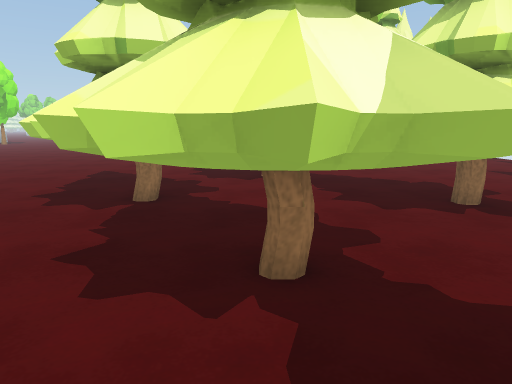
view 1 (above)

24 first-person views from a walk through a Unity game level. The camera is 1.4 m above the floor, tilts 10° down and sees 70° across. The floor is counted in squares, 1 m on a side. Each view is taken from the middle of a square. On the plan, view 1 faces up. The plan holds only what a view shows up to about 16 squares ahead; the rest is blank. The place goes on beyond the plan. The player is left out.

view 2
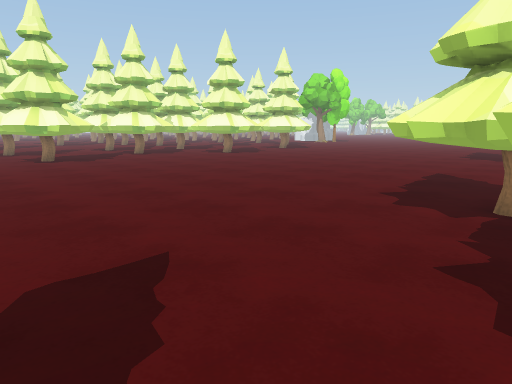

view 3
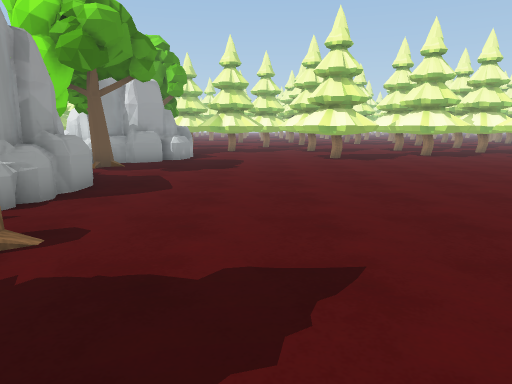

view 4
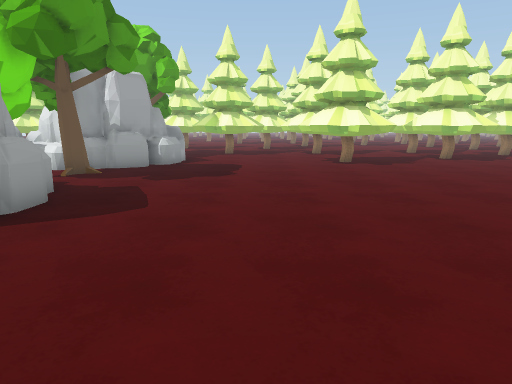

view 5
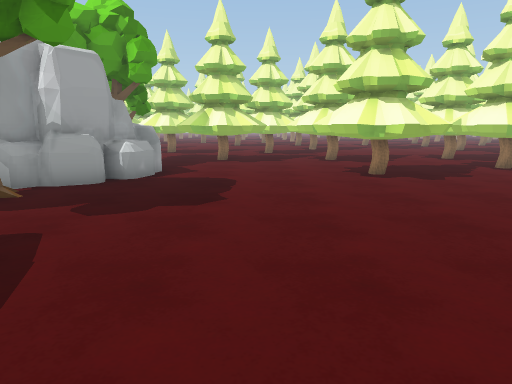

view 6
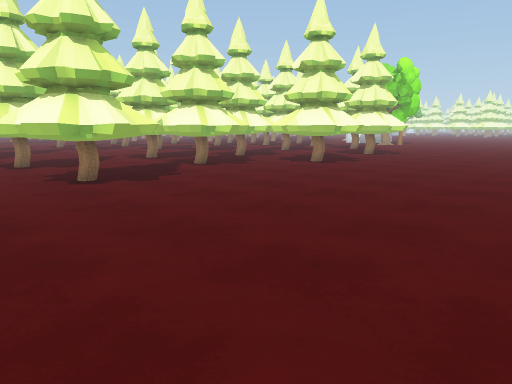

view 7
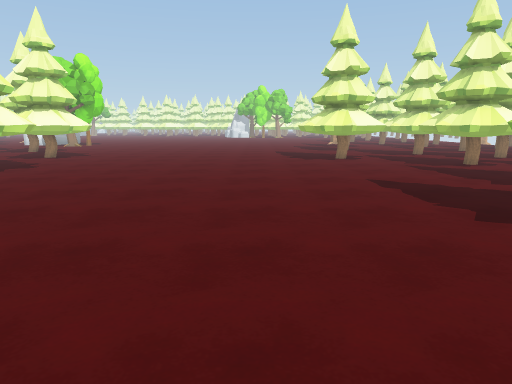

view 8
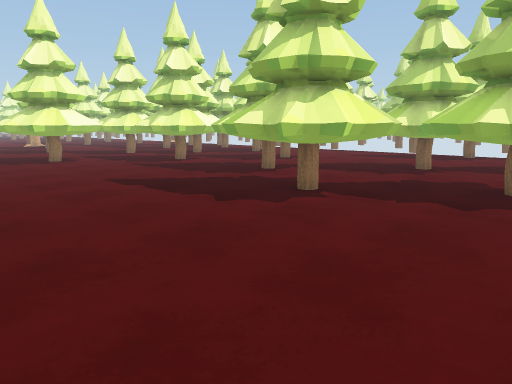

view 9
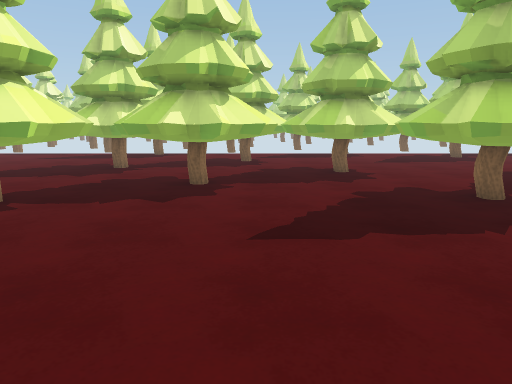

view 10
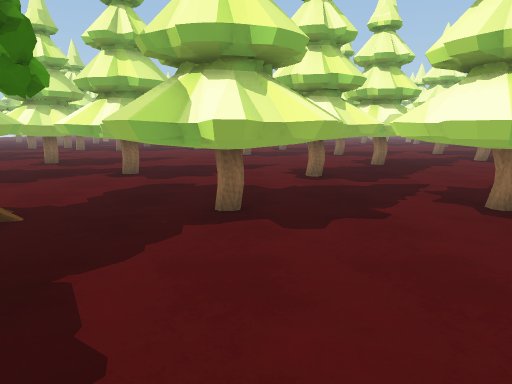

view 11
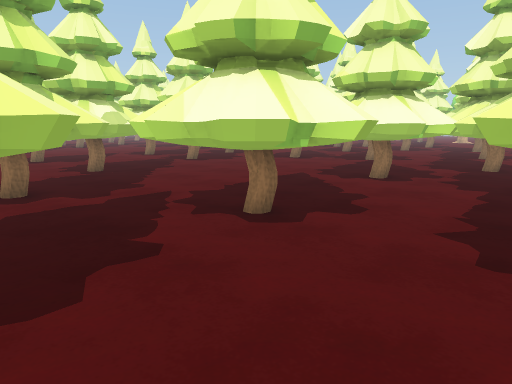

view 12
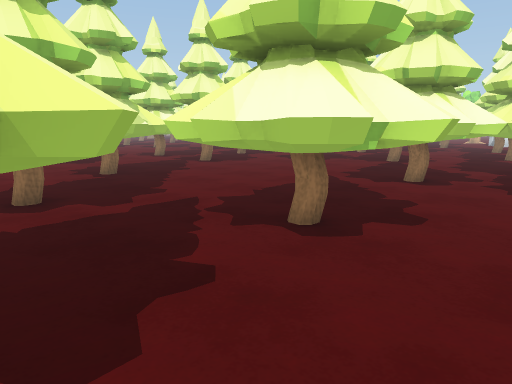

view 13
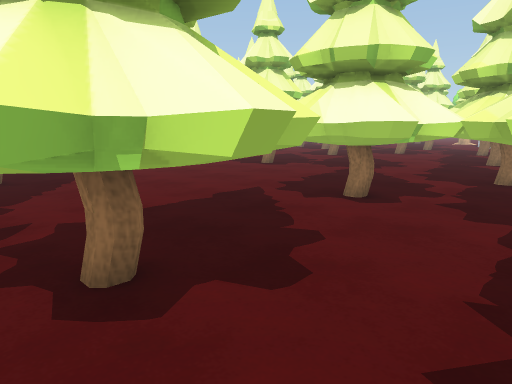

view 14
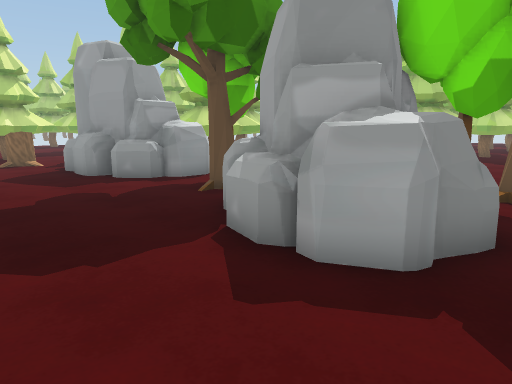

view 15
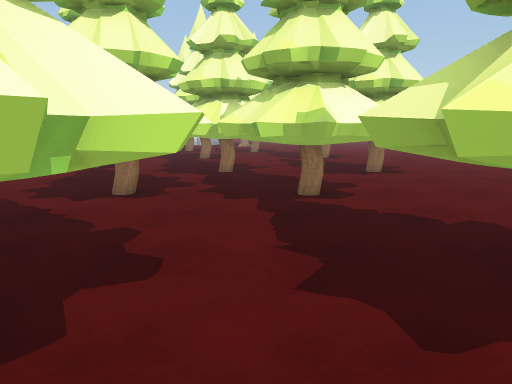

view 16
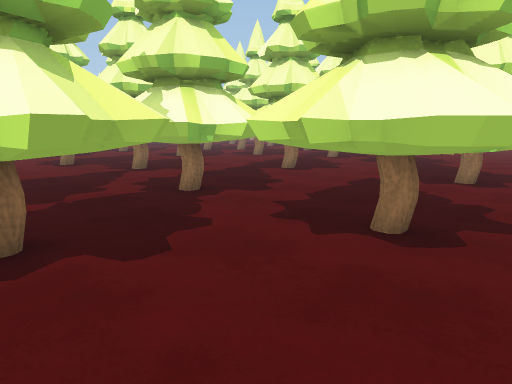

view 17
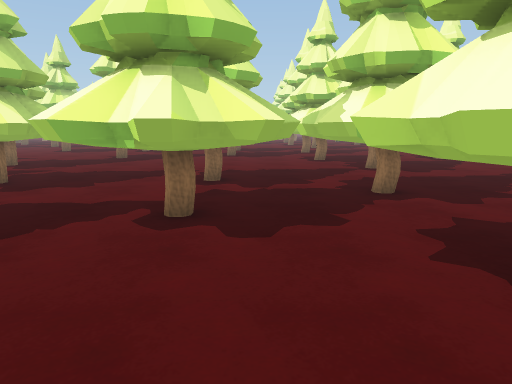

view 18
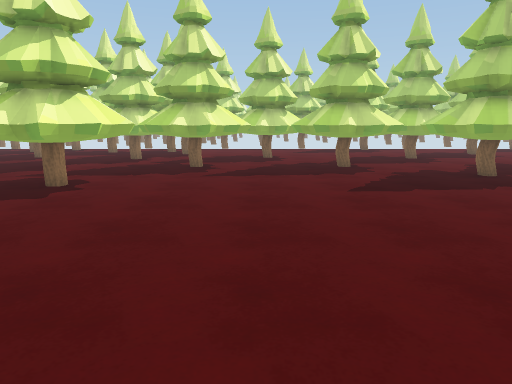

view 19
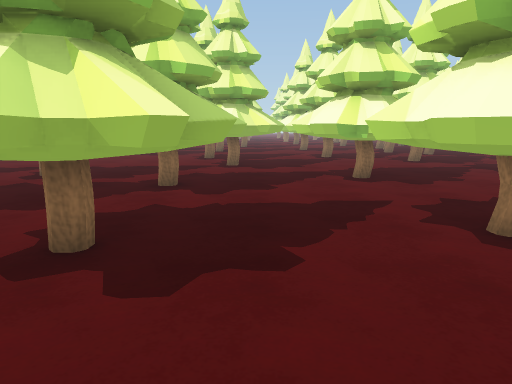

view 20
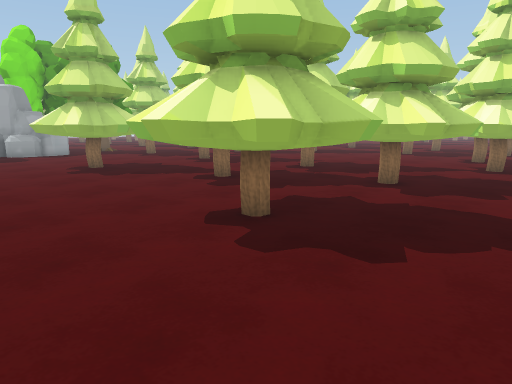

view 21
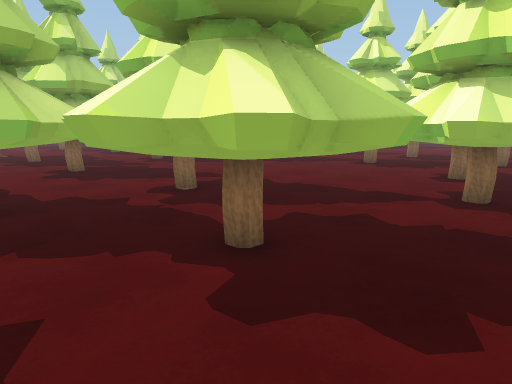

view 22
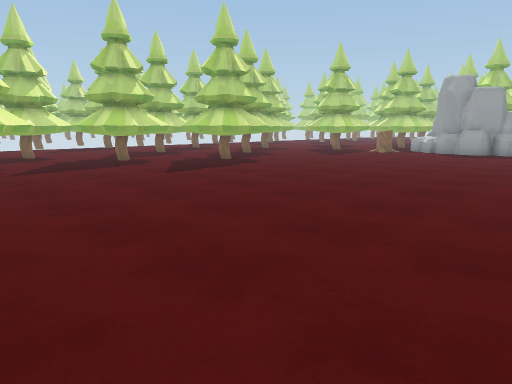

view 23
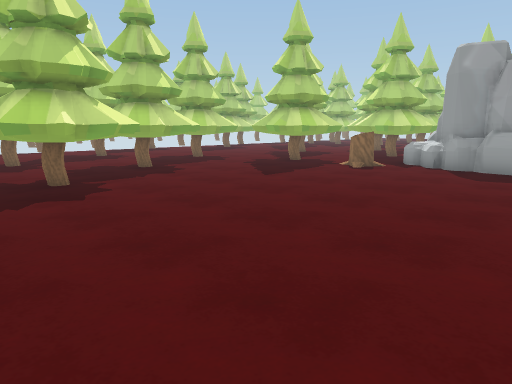

view 24
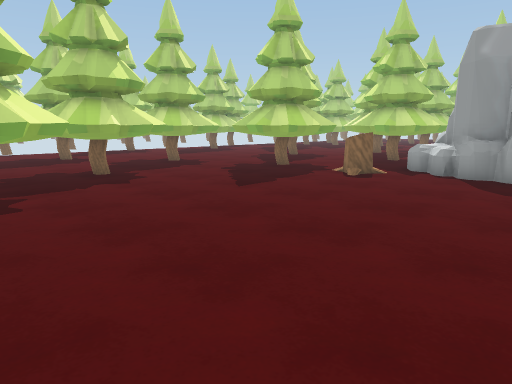

### Floor plan
Key: @ floor where view 1 was taken; # wall or solid block; . floor; O other object.
Columns run from 33 left of view 1 to 4 right of it. Each row starts with its distance up from view 1.
 18          OOO..OOOO.........OOOO..O OOO
 17       OO. O.................OOO.OO
 16       OOO..O...O................OOO
 15    OOOOOO.OOO..OOO..............OOO
 14   OOO OO  OOOO OOOO..............O..OO
 13   OOO. .. OOOO OOO...............O..OO
 12      .... OOOO.OOO..............OOO O
 11 OO...... OO.OOO.................OOO .
 10 OO .... OOO OOOO................OO  .
  9 OO .... OOOOOOOO..............OOO   .
  8 OO ..... OO.OOO..............OOOO...OO
  7 .. ...........OO.............OOOO .OOO
  6   OO.... OOO. OOO............OOOO..OOO
  5   OOO... OOOOOOOOO.............OOOO  O
  4  OOO. ..OOOO.OOOO..............OOOO
  3   O  OOO OOO..OOO...............OOO
  2 ...  OOO..O.....................OOO
  1 ...  OOO OOO.......................OO
  0 ...    . OOOO....................@OOO
 -1        .  OO..................OOO.OOO
 -2 ...    ..OOO..OOO...........OOOOO OOO
 -3 ...  OO......OOOOO.....OOOO.O.OO  ..
 -4 ...  OOO..OO OO #O.O.OO###OO..OO  ...
 -5  ..  OO... O .O###OO.OO   OO...    ..
 -6   ... ...    . O OO.OOOO    OOO
 -7  OOO.OOO     OO OOOOO  OOO OOOO

Where each view was taken, in squares from view 1:
view 1: 0 up, 0 right, facing up
view 2: 0 up, 1 left, facing up-left
view 3: 1 up, 1 left, facing left
view 4: 1 up, 3 left, facing left
view 5: 1 up, 7 left, facing left
view 6: 1 up, 8 left, facing up-left
view 7: 2 up, 8 left, facing up
view 8: 2 up, 9 left, facing up-right
view 9: 2 up, 9 left, facing right
view 10: 0 up, 17 left, facing left
view 11: 0 up, 19 left, facing up-left
view 12: 0 up, 20 left, facing up-left
view 13: 3 up, 20 left, facing up-left
view 14: 1 up, 21 left, facing down-right
view 15: 2 up, 21 left, facing up
view 16: 9 up, 15 left, facing up-left
view 17: 11 up, 14 left, facing left
view 18: 14 up, 13 left, facing right
view 19: 16 up, 13 left, facing left
view 20: 18 up, 13 left, facing down-left
view 21: 17 up, 19 left, facing down-left
view 22: 18 up, 15 left, facing down-right
view 23: 10 up, 12 left, facing down-right
view 24: 8 up, 11 left, facing down-right
